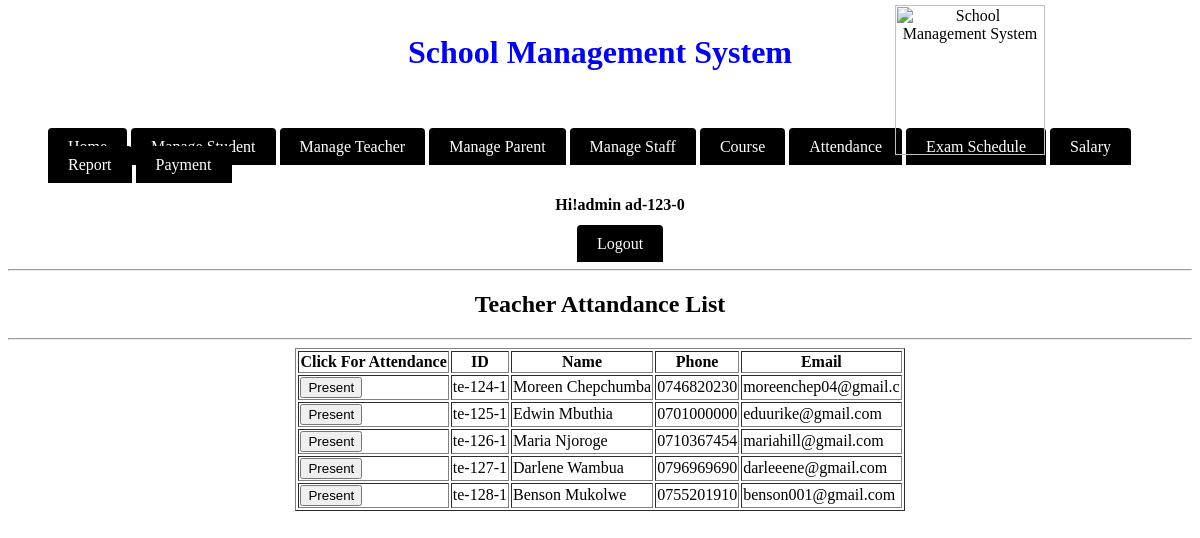
/module/admin/teacherAttendance.php (signed in), run on the app's committed database.
### tables this page shows
CREATE TABLE `teachers` (
  `id` varchar(20) NOT NULL,
  `name` varchar(20) NOT NULL,
  `password` varchar(20) NOT NULL,
  `phone` varchar(13) NOT NULL,
  `email` varchar(20) NOT NULL,
  `address` varchar(30) NOT NULL,
  `sex` varchar(7) NOT NULL,
  `dob` date NOT NULL,
  `hiredate` date NOT NULL,
  `salary` double NOT NULL
);

### module/admin/main.php (called while the page is built, shortened)
<?php
include_once('../../service/mysqlcon.php');
$check=$_SESSION['login_id'];
$conn = new mysqli($host, $username, $password, $db_name);
$stmt = $conn->prepare("SELECT name FROM admin WHERE id=?");
$stmt->bind_param("s", $check);
$stmt->execute();
$stmt->bind_result($loged_user_name);
?>

### module/admin/teacherAttendance.php (the view, shortened to what this page needs)
<?php
include_once('main.php');
$sql = "SELECT * FROM teachers where id not in (select attendedid from attendance where date=CURDATE())";
$res= mysql_query($sql);
$string = "";
while($row = mysql_fetch_array($res)){
    $string .= "<form action='attendTeacher.php' method='post'>".
    "<tr><td><input type='submit' name='submit' value='Present'></td>".
    '<input type="hidden" value="'.$row['id'].'" name="id" />'.
    '<td>'.$row['id'].'</td><td>'.$row['name'].
    '</td><td>'.$row['phone'].'</td><td>'.$row['email'].'</td></tr></form>';
}
?>
<html>
    <head>
		    <link rel="stylesheet" type="text/css" href="../../source/CSS/style.css">
		</head>
    <body>
			  <div class="header"><h1>School Management System</h1></div>
			  <div class="divtopcorner">
				    <img src="../../source/logo.jpg" height="150" width="150" alt="School Management System"/>
				</div>
			<br/><br/>
				<ul>
				    <li class="manulist">
						    <a class ="menulista" href="index.php">Home</a>
								<a class ="menulista" href="manageStudent.php">Manage Student</a>
								<a class ="menulista" href="manageTeacher.php">Manage Teacher</a>
								<a class ="menulista" href="manageParent.php">Manage Parent</a>
								<a class ="menulista" href="manageStaff.php">Manage Staff</a>
								<a class ="menulista" href="course.php">Course</a>
								<a class ="menulista" href="index.php">Attendance</a>
								<a class ="menulista" href="index.php">Exam Schedule</a>
								<a class ="menulista" href="index.php">Salary</a>
								<a class ="menulista" href="index.php">Report</a>
								<a class ="menulista" href="index.php">Payment</a>
							<div align="center">
								<h4>Hi!admin <?php echo $check." ";?></h4>
								<a class ="menulista" href="logout.php" onmouseover="changemouseover(this);" onmouseout="changemouseout(this,'<?php echo ucfirst($loged_user_name);?>');"><?php echo "Logout";?></a>
						</div>
						</li>
				</ul>
			  <hr/>
        <center>
            <h2>Teacher Attandance List</h2><hr/>
              <table border="1">
                <tr>
                    <th>Click For Attendance</th>
                    <th>ID</th>
                    <th>Name</th>
                    <th>Phone</th>
                    <th>Email</th>
                </tr>
                <?php echo $string;?>
              </table>
        </center>
		</body>
</html>

### source/CSS/style.css (style rules this page uses)
.header h1 { color: blue; padding-bottom: 10px; margin-bottom: 0px; }
.divtopcorner { position:absolute; top:0px; right: 150px; color:black; text-align:center; padding:5px; }
.header { color:black; text-align:center; padding:5px; }
.manulist { display:inline; left:100px; }
.menulista { background-color: black; color: white; padding: 10px 20px; text-decoration: none; border-radius: 4px 4px 0 0; }

### data on the page
teachers: id "te-124-1", name "Moreen Chepchumba", phone "0746820230", email "moreenchep04@gmail.c"
teachers: id "te-125-1", name "Edwin Mbuthia", phone "0701000000", email "eduurike@gmail.com"
teachers: id "te-126-1", name "Maria Njoroge", phone "0710367454", email "mariahill@gmail.com"
teachers: id "te-127-1", name "Darlene Wambua", phone "0796969690", email "darleeene@gmail.com"
teachers: id "te-128-1", name "Benson Mukolwe", phone "0755201910", email "benson001@gmail.com"

### other printed values
$check "ad-123-0"
